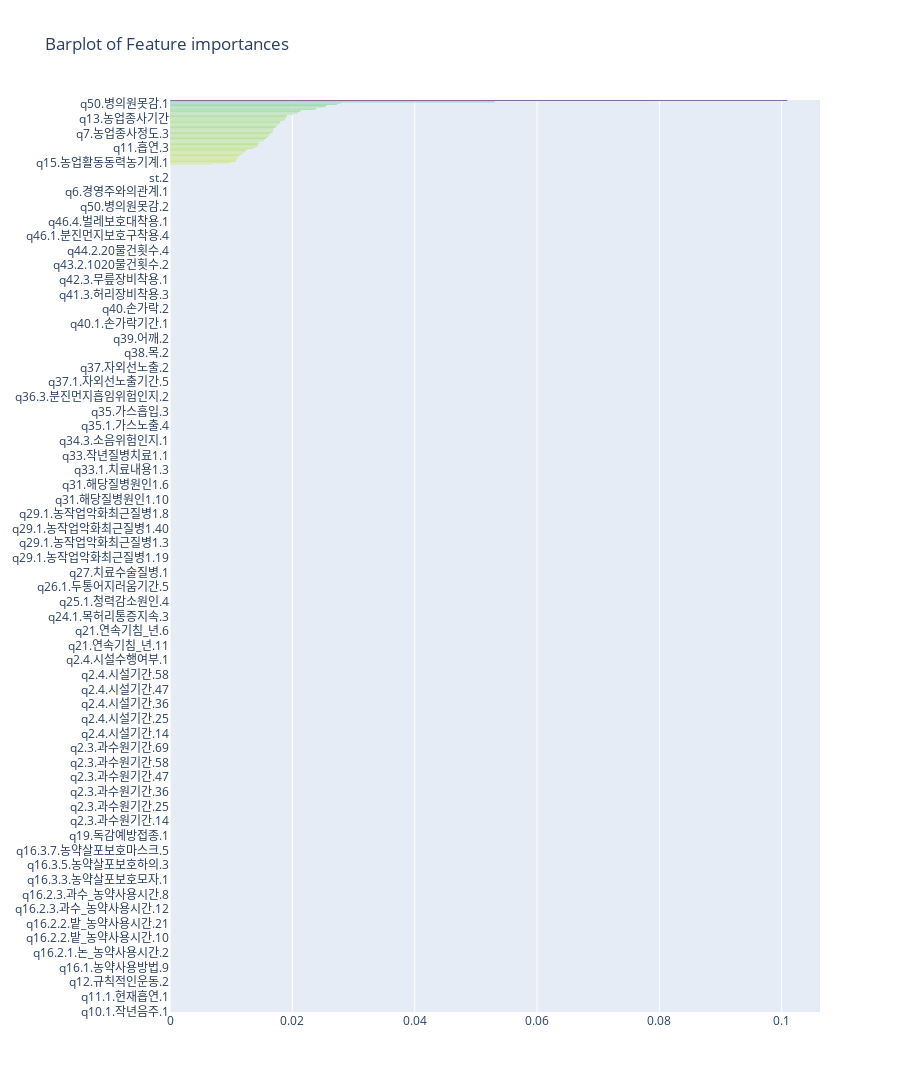

Notebook code cell kept with this figure:
### Code cell
# xgb = XGBClassifier(n_estimators=100, random_state=0)
# xgb.fit(x_train,y_train)

features = d_input
x, y = (list(x) for x in zip(*sorted(zip(xgb_fi, features), reverse = False)))

trace2 = go.Bar(
    x=x ,
    y=y,
    marker=dict(
        color=x,
        colorscale = 'Viridis',
        reversescale = True
    ),
    name='XGBoost Feature importance',
    orientation='h',
)

layout = dict(
    title='Barplot of Feature importances',
     width = 900, height = 2100,
    yaxis=dict(
        showgrid=False,
        showline=False,
        showticklabels=True,
#         domain=[0, 0.85],
    ))

fig1 = go.Figure(data=[trace2])
fig1['layout'].update(layout)
py.iplot(fig1, filename='plots')

### Figure 1 — Plotly figure (JSON) as saved in the notebook; plotly's stock layout.template omitted (floating-point values rounded to 4 significant figures; data arrays with more than 128 entries replaced by an {"elided": "..."} marker saying what was removed)
{"data": [{"marker": {"color": {"elided": "748 float values"}, "colorscale": [[0, "#440154"], [0.1111, "#482878"], [0.2222, "#3e4989"], [0.3333, "#31688e"], [0.4444, "#26828e"], [0.5556, "#1f9e89"], [0.6667, "#35b779"], [0.7778, "#6ece58"], [0.8889, "#b5de2b"], [1, "#fde725"]], "reversescale": true}, "name": "XGBoost Feature importance", "orientation": "h", "type": "bar", "x": {"elided": "748 float values"}, "y": {"elided": "748 str values"}}], "layout": {"height": 2100, "title": {"text": "Barplot of Feature importances"}, "width": 900, "yaxis": {"showgrid": false, "showline": false, "showticklabels": true}}}
